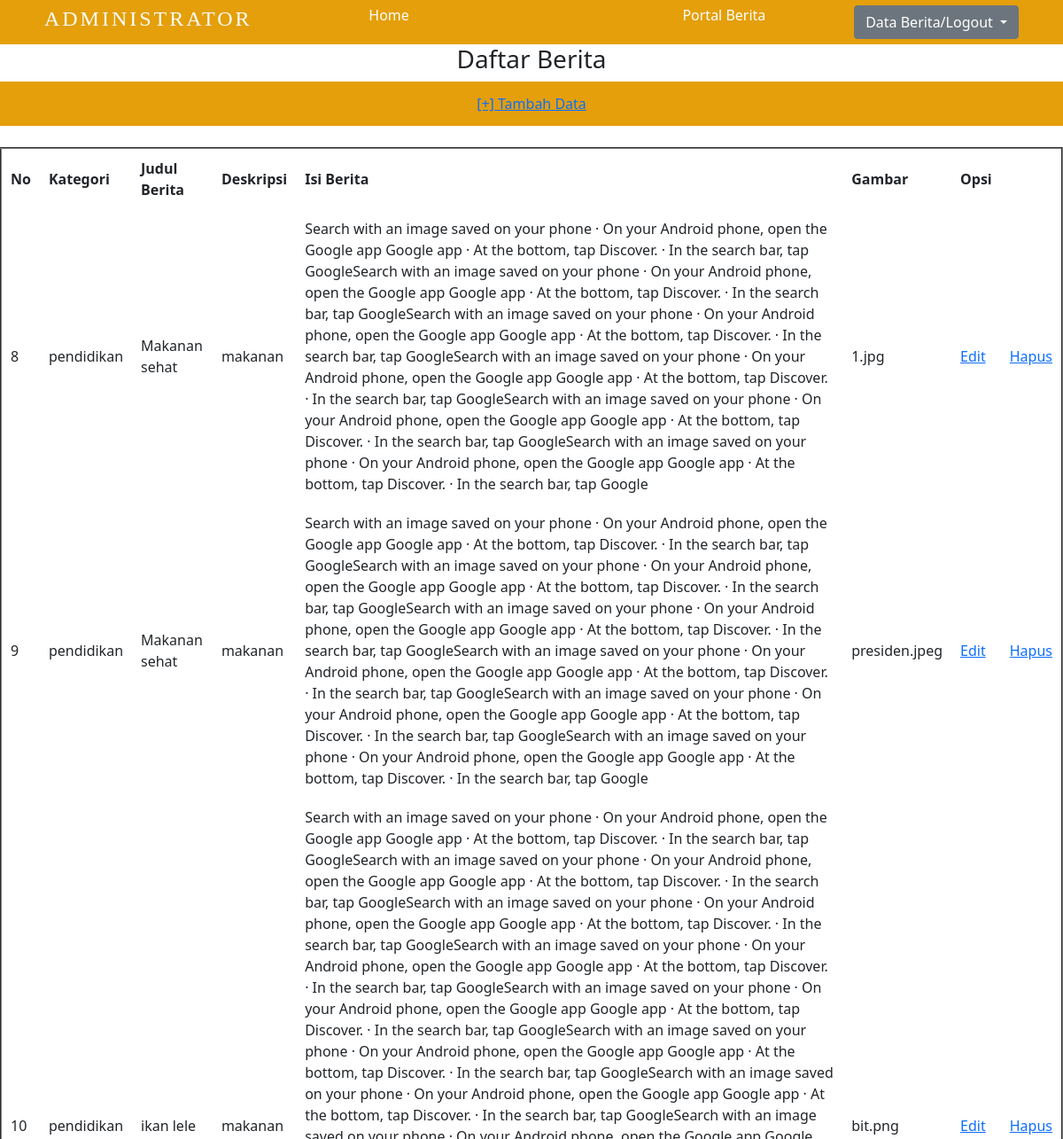
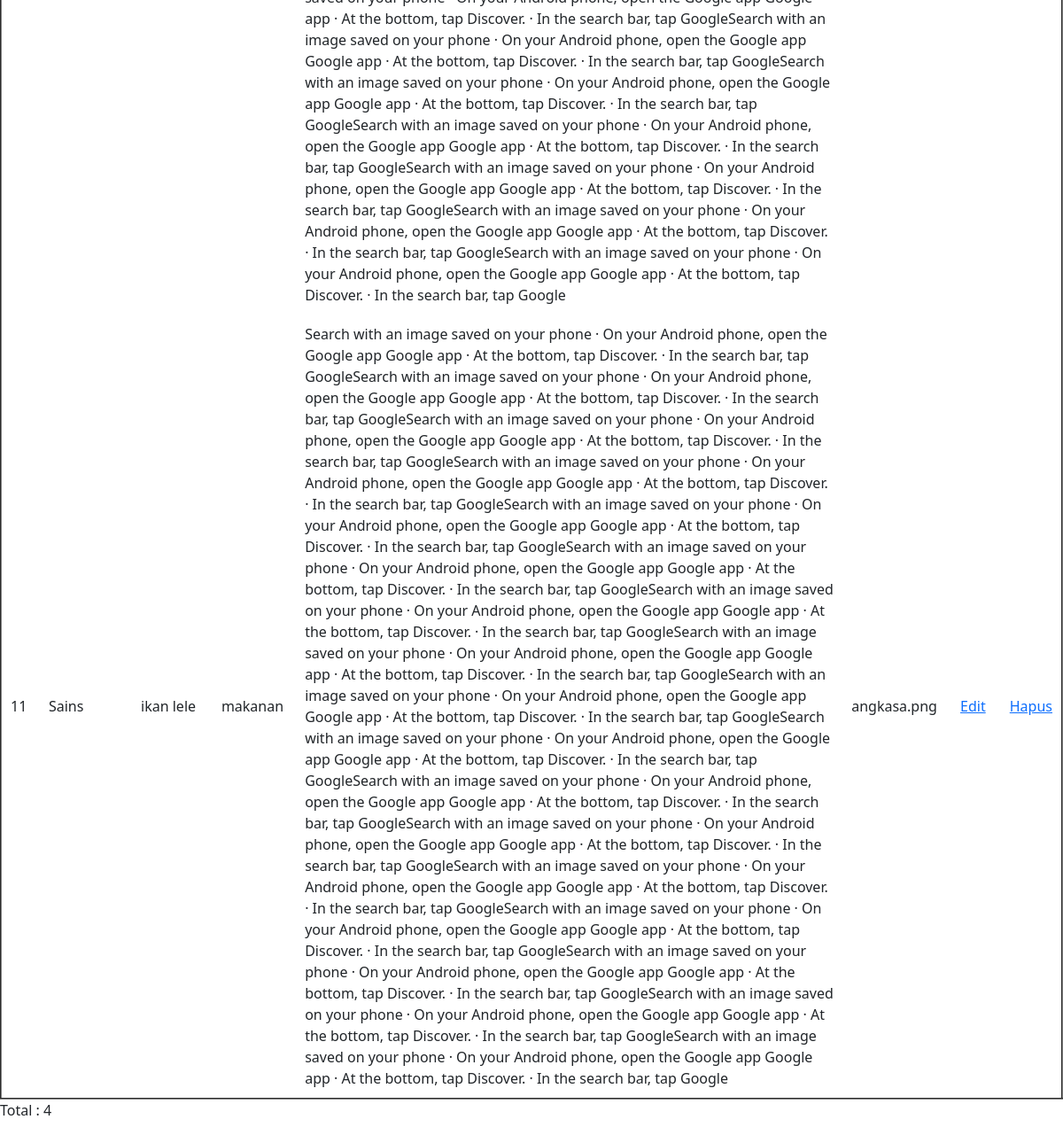
Page /list-kategori.php on the earlier database version (2 pictures, top to bottom).
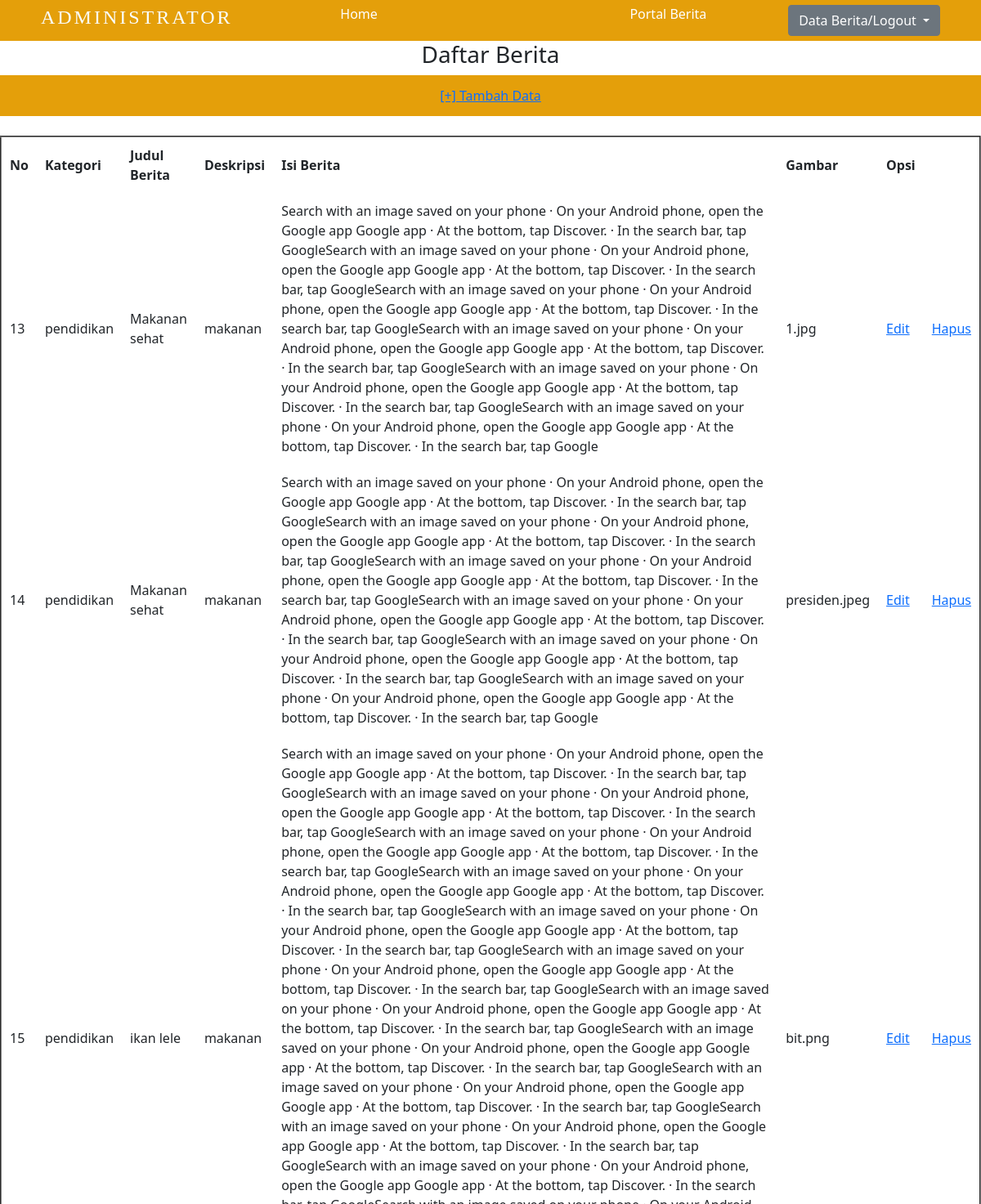
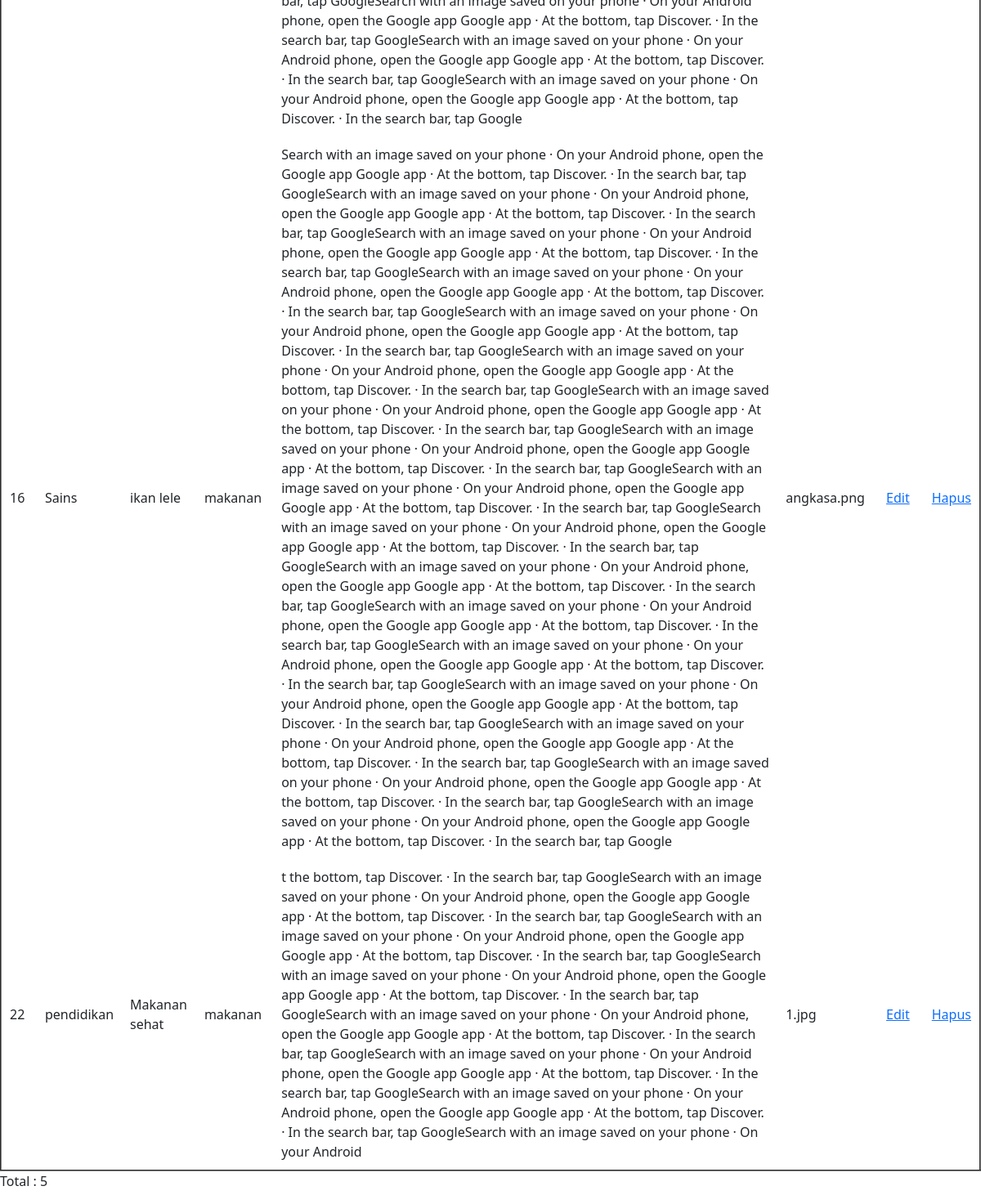
Same page on the later database version (2 pictures, top to bottom).
### tables this page shows
CREATE TABLE `berita` (
  `id` int(11) NOT NULL,
  `idkat` int(10) NOT NULL,
  `judul_berita` varchar(50) NOT NULL,
  `deskripsi` varchar(100) NOT NULL,
  `isi_berita` text NOT NULL,
  `gambar` text NOT NULL
);

CREATE TABLE `kategori` (
  `idkat` int(11) NOT NULL,
  `kategori` varchar(50) NOT NULL
);

### list-kategori.php (the view, shortened to what this page needs)
<?php include("control/config.php");
?>
<!DOCTYPE html>
<html lang="en">
<head>
    <link href="https://cdn.jsdelivr.net/npm/bootstrap@5.1.3/dist/css/bootstrap.min.css" rel="stylesheet">
    <link rel="stylesheet" href="css/style.css">
</head>
<body>
<nav>
        <div class="logo">
            <h4>ADMINISTRATOR</h4>
        </div>
  <ul><li><a href="index.php">Home</a></li>
  <li><a href="login.php">Portal Berita</a></li></ul>
          <div class="dropdown">
  <button class="btn btn-secondary dropdown-toggle" type="button" id="dropdownMenuButton1" data-bs-toggle="dropdown" aria-expanded="false">
    Data Berita/Logout
  </button>
</div>
      </nav>
    <header>
        <h3 ALIGN="center">Daftar Berita</h3>
    </header>
    <nav>
        <a href="form-create.php">[+] Tambah Data</a>
    </nav>
    <br>
    <table border="2" cellpadding="10" cellspacing="0">
        <thead>
            <th>No</th>
            <th>Kategori</th>
            <th>Judul Berita</th>
            <th>Deskripsi</th>
            <th>Isi Berita</th>
            <th>Gambar</th>
            <th>Opsi</th>
        </thead>
        <tbody>
            <?php
            $sql = "SELECT * FROM kategori inner join berita on kategori.idkat=berita.idkat";
            $query = mysqli_query($db, $sql );
            while ($d = mysqli_fetch_array($query)){
               ?>
               <tr><td><?php echo $d['id'] ?></td>
               <td><?php echo $d['kategori'] ?></td>
               <td><?php echo $d['judul_berita'] ?></td>
               <td><?php echo $d['deskripsi'] ?></td>
               <td><?php echo $d['isi_berita'] ?></td>
               <td><?php echo $d['gambar'] ?></td>
               <td><a href="edit.php?id=<?= $d['id']?>">Edit</a></td>
               <td><a href="delete.php?id=<?= $d['id']?>">Hapus</a></td>
               <?php
            }
?>
        </tbody>
    </table>
    <p> Total : <?php echo mysqli_num_rows($query) ?></p>
</html>

Differences in the rows shown:
removed berita: id "8", idkat.kategori "pendidikan", judul_berita "Makanan sehat", deskripsi "makanan", isi_berita "Search with an image saved on your phone · On your Android phone, open the Google app Google app · At the bottom, tap Discover. · In the search bar, tap GoogleSearch with an image saved on your phone · On your Android phone, open the Google app Google app · At the bottom, tap Discover. · In the search bar, tap GoogleSearch with an image saved on your phone · On your Android phone, open the Google app Google app · At the bottom, tap Discover. · In the search bar, tap GoogleSearch with an image saved on your phone · On your Android phone, open the Google app Google app · At the bottom, tap Discover. · In the search bar, tap GoogleSearch with an image saved on your phone · On your Android…", gambar "1.jpg"
removed berita: id "9", idkat.kategori "pendidikan", judul_berita "Makanan sehat", deskripsi "makanan", isi_berita "Search with an image saved on your phone · On your Android phone, open the Google app Google app · At the bottom, tap Discover. · In the search bar, tap GoogleSearch with an image saved on your phone · On your Android phone, open the Google app Google app · At the bottom, tap Discover. · In the search bar, tap GoogleSearch with an image saved on your phone · On your Android phone, open the Google app Google app · At the bottom, tap Discover. · In the search bar, tap GoogleSearch with an image saved on your phone · On your Android phone, open the Google app Google app · At the bottom, tap Discover. · In the search bar, tap GoogleSearch with an image saved on your phone · On your Android…", gambar "presiden.jpeg"
removed berita: id "10", idkat.kategori "pendidikan", judul_berita "ikan lele", deskripsi "makanan", isi_berita "Search with an image saved on your phone · On your Android phone, open the Google app Google app · At the bottom, tap Discover. · In the search bar, tap GoogleSearch with an image saved on your phone · On your Android phone, open the Google app Google app · At the bottom, tap Discover. · In the search bar, tap GoogleSearch with an image saved on your phone · On your Android phone, open the Google app Google app · At the bottom, tap Discover. · In the search bar, tap GoogleSearch with an image saved on your phone · On your Android phone, open the Google app Google app · At the bottom, tap Discover. · In the search bar, tap GoogleSearch with an image saved on your phone · On your Android…", gambar "bit.png"
removed berita: id "11", idkat.kategori "Sains", judul_berita "ikan lele", deskripsi "makanan", isi_berita "Search with an image saved on your phone · On your Android phone, open the Google app Google app · At the bottom, tap Discover. · In the search bar, tap GoogleSearch with an image saved on your phone · On your Android phone, open the Google app Google app · At the bottom, tap Discover. · In the search bar, tap GoogleSearch with an image saved on your phone · On your Android phone, open the Google app Google app · At the bottom, tap Discover. · In the search bar, tap GoogleSearch with an image saved on your phone · On your Android phone, open the Google app Google app · At the bottom, tap Discover. · In the search bar, tap GoogleSearch with an image saved on your phone · On your Android…", gambar "angkasa.png"
added berita: id "13", idkat.kategori "pendidikan", judul_berita "Makanan sehat", deskripsi "makanan", isi_berita "Search with an image saved on your phone · On your Android phone, open the Google app Google app · At the bottom, tap Discover. · In the search bar, tap GoogleSearch with an image saved on your phone · On your Android phone, open the Google app Google app · At the bottom, tap Discover. · In the search bar, tap GoogleSearch with an image saved on your phone · On your Android phone, open the Google app Google app · At the bottom, tap Discover. · In the search bar, tap GoogleSearch with an image saved on your phone · On your Android phone, open the Google app Google app · At the bottom, tap Discover. · In the search bar, tap GoogleSearch with an image saved on your phone · On your Android…", gambar "1.jpg"
added berita: id "14", idkat.kategori "pendidikan", judul_berita "Makanan sehat", deskripsi "makanan", isi_berita "Search with an image saved on your phone · On your Android phone, open the Google app Google app · At the bottom, tap Discover. · In the search bar, tap GoogleSearch with an image saved on your phone · On your Android phone, open the Google app Google app · At the bottom, tap Discover. · In the search bar, tap GoogleSearch with an image saved on your phone · On your Android phone, open the Google app Google app · At the bottom, tap Discover. · In the search bar, tap GoogleSearch with an image saved on your phone · On your Android phone, open the Google app Google app · At the bottom, tap Discover. · In the search bar, tap GoogleSearch with an image saved on your phone · On your Android…", gambar "presiden.jpeg"
added berita: id "15", idkat.kategori "pendidikan", judul_berita "ikan lele", deskripsi "makanan", isi_berita "Search with an image saved on your phone · On your Android phone, open the Google app Google app · At the bottom, tap Discover. · In the search bar, tap GoogleSearch with an image saved on your phone · On your Android phone, open the Google app Google app · At the bottom, tap Discover. · In the search bar, tap GoogleSearch with an image saved on your phone · On your Android phone, open the Google app Google app · At the bottom, tap Discover. · In the search bar, tap GoogleSearch with an image saved on your phone · On your Android phone, open the Google app Google app · At the bottom, tap Discover. · In the search bar, tap GoogleSearch with an image saved on your phone · On your Android…", gambar "bit.png"
added berita: id "16", idkat.kategori "Sains", judul_berita "ikan lele", deskripsi "makanan", isi_berita "Search with an image saved on your phone · On your Android phone, open the Google app Google app · At the bottom, tap Discover. · In the search bar, tap GoogleSearch with an image saved on your phone · On your Android phone, open the Google app Google app · At the bottom, tap Discover. · In the search bar, tap GoogleSearch with an image saved on your phone · On your Android phone, open the Google app Google app · At the bottom, tap Discover. · In the search bar, tap GoogleSearch with an image saved on your phone · On your Android phone, open the Google app Google app · At the bottom, tap Discover. · In the search bar, tap GoogleSearch with an image saved on your phone · On your Android…", gambar "angkasa.png"
added berita: id "22", idkat.kategori "pendidikan", judul_berita "Makanan sehat", deskripsi "makanan", isi_berita "t the bottom, tap Discover. · In the search bar, tap GoogleSearch with an image saved on your phone · On your Android phone, open the Google app Google app · At the bottom, tap Discover. · In the search bar, tap GoogleSearch with an image saved on your phone · On your Android phone, open the Google app Google app · At the bottom, tap Discover. · In the search bar, tap GoogleSearch with an image saved on your phone · On your Android phone, open the Google app Google app · At the bottom, tap Discover. · In the search bar, tap GoogleSearch with an image saved on your phone · On your Android phone, open the Google app Google app · At the bottom, tap Discover. · In the search bar, tap…", gambar "1.jpg"
Other differences:
mysqli_num_rows($query): "4" → "5"
